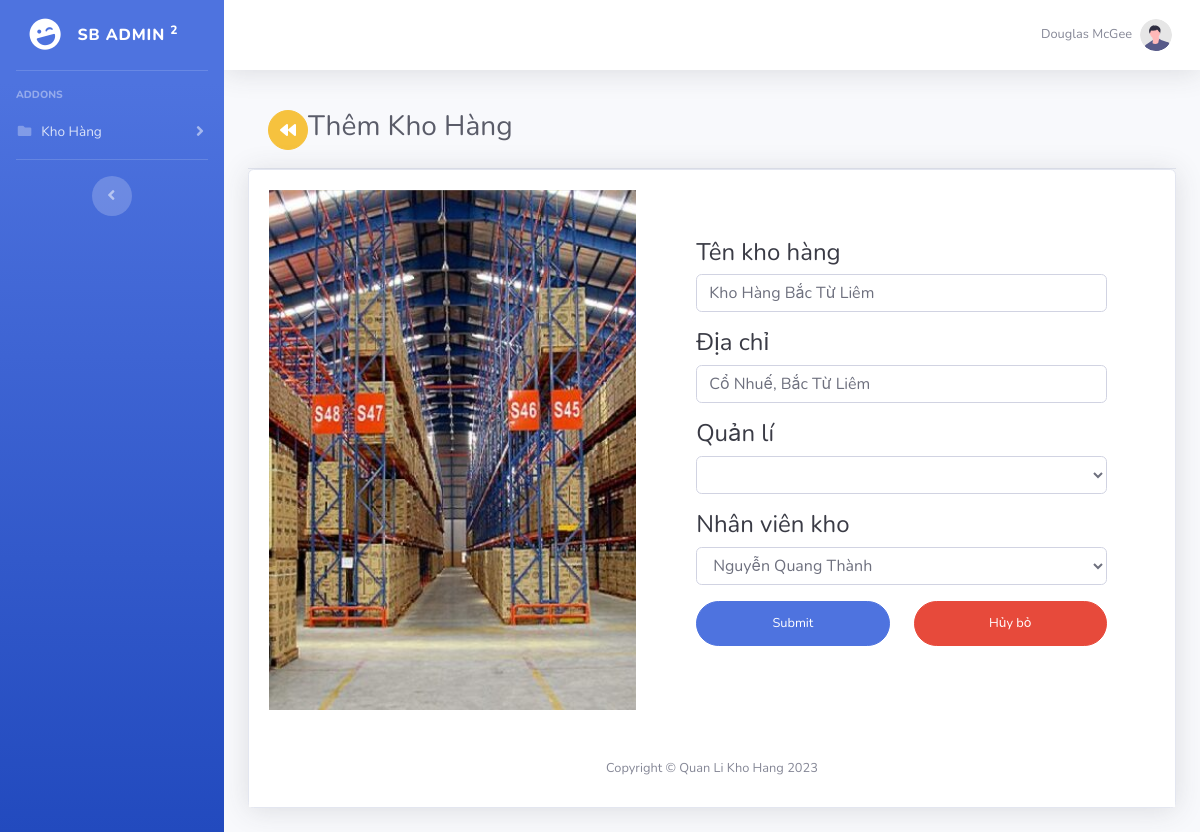
The page /quanlikhohang/updatekhohang.php?updateid=1 on the database as committed earlier.
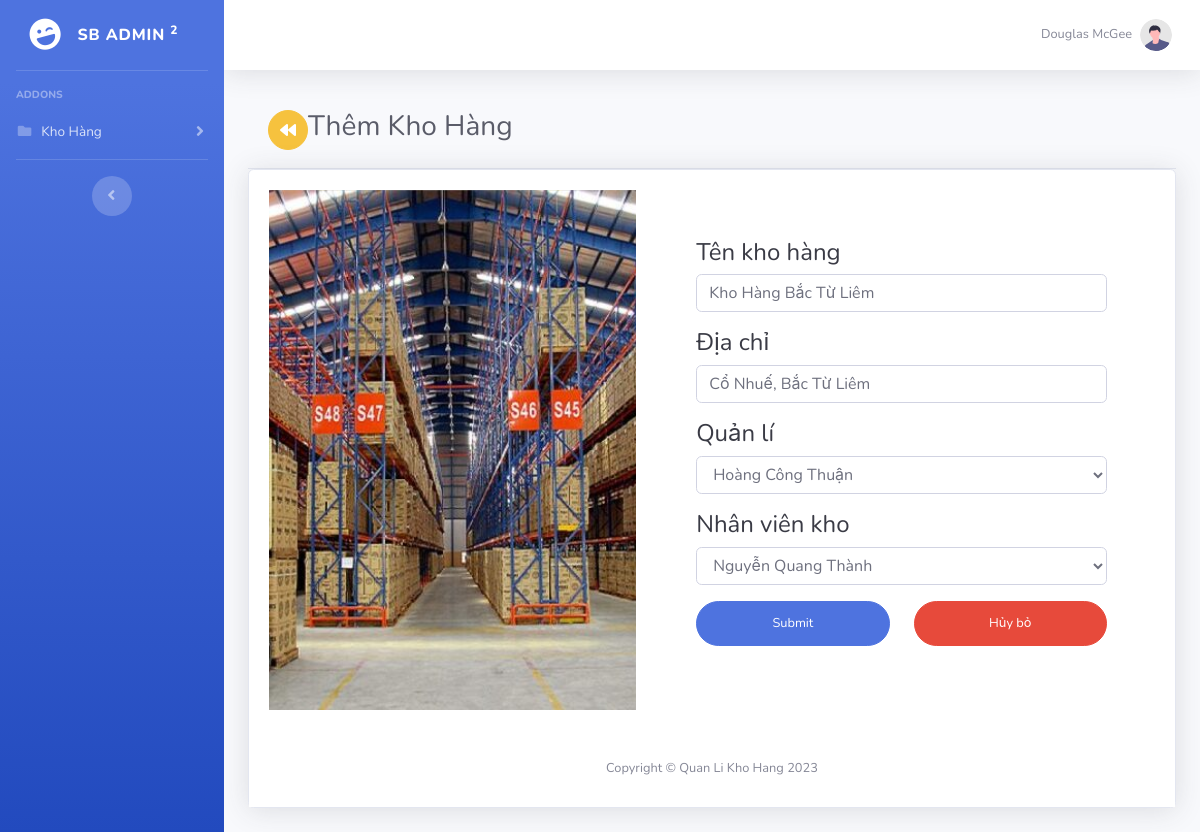
The same page on the database as committed later.
### tables this page shows
CREATE TABLE `khohang` (
  `id` int(11) NOT NULL,
  `tenKhoHang` varchar(100) NOT NULL,
  `diaChi` varchar(255) NOT NULL,
  `taiKhoanId` int(11) NOT NULL,
  `nhanVienId` int(11) NOT NULL
);

CREATE TABLE `nhanvien` (
  `id` int(11) NOT NULL,
  `tenNhanVien` varchar(100) NOT NULL,
  `soDienThoai` varchar(255) NOT NULL,
  `email` varchar(255) NOT NULL,
  `diaChi` varchar(255) NOT NULL
);

### quanlikhohang/updatekhohang.php (the view, shortened to what the changed rows need)
<!DOCTYPE html>
<html lang="en">
<head>
    <link href="../vendor/fontawesome-free/css/all.min.css" rel="stylesheet" type="text/css">
    <link href="../css/sb-admin-2.min.css" rel="stylesheet">
    <link href="../vendor/datatables/dataTables.bootstrap4.min.css" rel="stylesheet">
</head>
<body id="page-top">
    <div id="wrapper">
        <div id="content-wrapper" class="d-flex flex-column">
            <div id="content">
                <?php
                if (isset($_GET['updateid'])) {
                    require 'connect.php';
                    $id = $_GET['updateid'];
                    $sql = "SELECT * FROM khohang WHERE id=$id";
                    $result = mysqli_query($conn, $sql);
                    $row = $result->fetch_assoc();
                    $tenKhoHang = $row['tenKhoHang'];
                    $diaChi = $row['diaChi'];
                    $taiKhoanId = $row['taiKhoanId'];
                    $nhanVienId = $row['nhanVienId'];
                } else {
                    header('Location: dskhohang.php?status=id_not_found');
                }
                ?>
                <div class="container-fluid">
                    <div class="card-header py-3 d-flex justify-content-start">
                        <h1 class="h3 mb-2 text-gray-800"> Thêm Kho Hàng </h1>
                    </div>
                    <div class="card shadow mb-4">
                        <div class="card-body">
                            <div class="table-responsive">
                                <div class="row">
                                    <div class="col-lg-7">
                                        <div class="p-5">
                                            <form class="user" action="" method="post">
                                                <h1 class="h4 text-gray-900 mb-2">Tên kho hàng</h1>
                                                <div class="form-group">
                                                    <input type="text" name="tenKhoHang" class="form-control"
                                                        value="<?php echo $tenKhoHang ?>" placeholder="Tên kho hàng">
                                                </div>
                                                <h1 class="h4 text-gray-900 mb-2"> Địa chỉ </h1>
                                                <div class="form-group">
                                                    <input type="text" name="diaChi" class="form-control"
                                                        value="<?php echo $diaChi ?>" name="diaChi"
                                                        placeholder="Địa chỉ">
                                                </div>
                                                <h1 class="h4 text-gray-900 mb-2"> Quản lí </h1>
                                                <div class="form-group">
                                                    <select name="taiKhoanId" class="form-control">
                                                        <?php
                                                        require "connect.php";
                                                        $select_taikhoan = "SELECT * FROM admin";
                                                        $result_taikhoan = $conn->query($select_taikhoan);
                                                        while ($row_tk = $result_taikhoan->fetch_assoc()) {
                                                            $tenTk = $row_tk['tenTaiKhoan'];
                                                            ?>
                                                            <option value="<?php echo $row_tk['id'] ?>" <?php if ($row_tk['id'] == $taiKhoanId)
                                                                   echo 'selected'; ?>>
                                                                <?php echo "$tenTk" ?>
                                                            </option>
                                                        <?php }
                                                        ; ?>
                                                    </select>
                                                </div>
                                                <h1 class="h4 text-gray-900 mb-2"> Nhân viên kho </h1>
                                                <div class="form-group">
                                                    <select class="form-control" name="nhanVienId">
                                                        <?php
                                                        require "connect.php";
                                                        $select_nhanvien = "SELECT * FROM nhanvien";
                                                        $result_nhanvien = mysqli_query($conn, $select_nhanvien);
                                                        while ($row_nv = $result_nhanvien->fetch_assoc()) {
                                                            $tenNv = $row_nv['tenNhanVien'];
                                                            ?>
                                                            <option value="<?php echo $row_nv['id'] ?>" <?php if ($row_nv['id'] == $nhanVienId)
                                                                   echo 'selected'; ?>>
                                                                <?php echo "$tenNv" ?>
                                                            </option>
                                                        <?php }
                                                        ; ?>
                                                    </select>
                                                </div>
                                            </form>
                                        </div>
                                    </div>
                                </div>
                            </div>
                        </div>
                    </div>
                </div>
</body>
</html>

Rows that differ between the two databases and show on the page:
changed through a linked row, khohang "Kho Hàng Bắc Từ Liêm": taiKhoanId (not shown) → "Hoàng Công Thuận"
